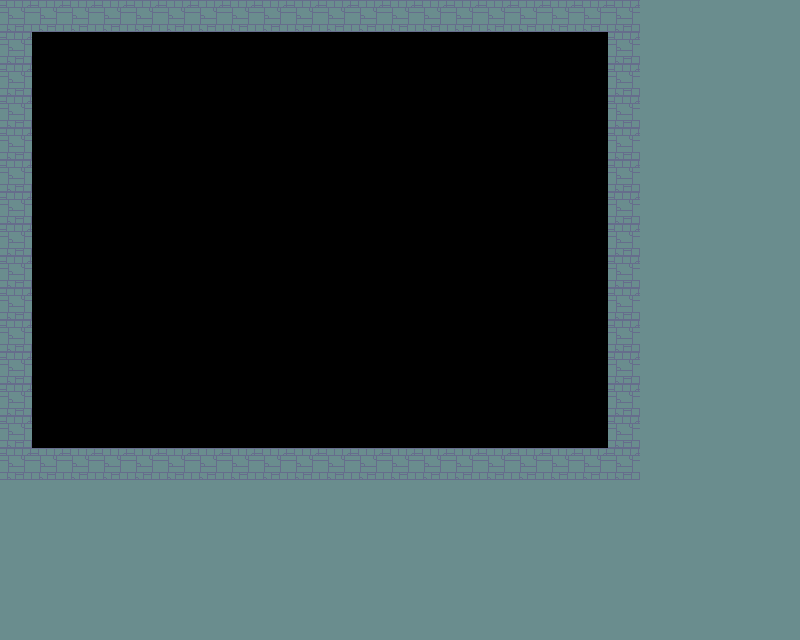

Rendered tile map (Tiled .tmx) drawn with the repository's tilesets; below, a short description and the map source with its tile grids summarised:
An orthogonal 25x20 tile map with 32x32 px tiles, 1 tile layer (Ground) and 20 objects.

<map version="1.0" orientation="orthogonal" renderorder="right-down" width="25" height="20" tilewidth="32" tileheight="32" nextobjectid="23">
 <tileset firstgid="1" source="floor-tileset.tsx" />
 <layer name="Ground" width="25" height="20">
  <data>[500 cells, 266 non-empty, 2 distinct tile ids]</data>
 </layer>
 <objectgroup name="Walls">
  <object id="3" x="0" y="0" width="640" height="32" />
  <object id="4" x="0" y="448" width="640" height="32" />
  <object id="5" x="0" y="32" width="32" height="416" />
  <object id="6" x="608" y="32" width="32" height="416" />
 </objectgroup>
 <objectgroup name="Bricks">
  <object id="7" x="93" y="78" />
  <object id="8" x="216" y="72" />
  <object id="9" x="322" y="72" />
  <object id="10" x="430" y="76" />
  <object id="11" x="530" y="76" />
  <object id="12" x="90" y="142" />
  <object id="13" x="213" y="140" />
  <object id="14" x="337" y="141" />
  <object id="15" x="437" y="144" />
  <object id="16" x="535" y="137" />
  <object id="17" x="95" y="207" />
  <object id="18" x="223" y="212" />
  <object id="19" x="342" y="210" />
  <object id="20" x="432" y="207" />
  <object id="21" x="544" y="209" />
 </objectgroup>
 <objectgroup name="Spawns">
  <object id="22" x="320" y="416">
   <properties>
    <property name="type" value="PADDLE" />
   </properties>
  </object>
 </objectgroup>
</map>
